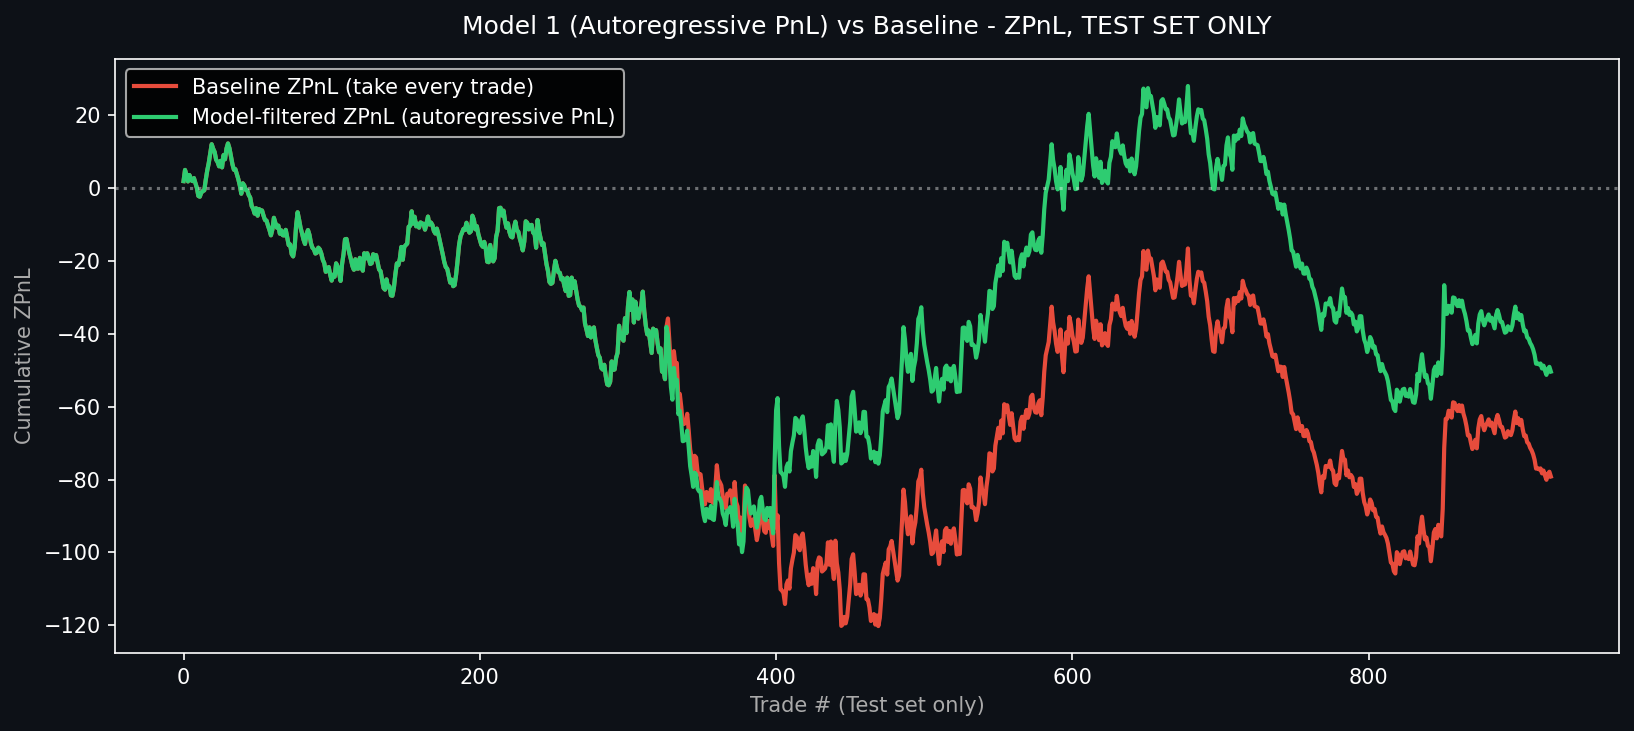

This figure's Python source:
"""
Model 1 (autoregressive PnL) — recovered from session transcript
e9e1dc13-550d-4fcd-9c75-3da972a3b99a.jsonl (was originally run ad-hoc via
Bash -c, not saved). Saved here now so it isn't lost again.

x = previous trade's PnL, y = current trade's PnL. Fit LinearRegression on
first 75% (Train, chronological), predict on remaining 25% (Test).
Decision rule: signal = sign(y_hat); trade_return = signal * zpnl
  - y_hat > 0  -> take the trade as-is (signal=+1)
  - y_hat < 0  -> FLIP the trade's sign (signal=-1), not skip
  - y_hat == 0 -> zero out (signal=0)
Produces 18_model1_test_vs_baseline_zpnl.png
"""
import pandas as pd
import numpy as np
import matplotlib.pyplot as plt
from sklearn.linear_model import LinearRegression


def zerodha_short(entry, exit_price):
    brok = min(0.0003 * entry, 20) + min(0.0003 * exit_price, 20)
    stt = entry * 0.00025
    txn = (entry + exit_price) * 0.0000307
    sebi = (entry + exit_price) * 0.000001
    stamp = exit_price * 0.000003
    gst = 0.18 * (brok + txn + sebi)
    return brok + stt + txn + sebi + stamp + gst


trades = pd.read_csv('TATAMOTORS_2015-2025_trade_log_with_memory_feature.csv')
trades.columns = trades.columns.str.strip()
trades['entry_dt'] = pd.to_datetime(trades['entry_dt'])
trades = trades.sort_values('entry_dt').reset_index(drop=True)
trades['zpnl'] = trades.apply(lambda r: r['pnl'] - zerodha_short(r['entry'], r['exit_price']), axis=1)
trades['prev_trade_pnl'] = trades['pnl'].shift(1)
trades = trades.dropna(subset=['prev_trade_pnl']).reset_index(drop=True)

n = len(trades)
train_n = int(n * 0.75)
train = trades.iloc[:train_n]
test = trades.iloc[train_n:].copy()

model = LinearRegression()
model.fit(train[['prev_trade_pnl']], train['pnl'])

test['y_hat'] = model.predict(test[['prev_trade_pnl']])
test['signal'] = np.sign(test['y_hat'])
test['trade_return_z'] = test['signal'] * test['zpnl']

test['cum_baseline_z'] = test['zpnl'].cumsum()
test['cum_model_z'] = test['trade_return_z'].cumsum()

plt.style.use('dark_background')
fig, ax = plt.subplots(figsize=(11, 5))
fig.patch.set_facecolor('#0d1117'); ax.set_facecolor('#0d1117')

ax.plot(range(len(test)), test['cum_baseline_z'].values, label='Baseline ZPnL (take every trade)', color='#e74c3c', linewidth=2)
ax.plot(range(len(test)), test['cum_model_z'].values, label='Model-filtered ZPnL (autoregressive PnL)', color='#2ecc71', linewidth=2)
ax.axhline(0, color='white', linestyle=':', alpha=0.4)
ax.set_xlabel('Trade # (Test set only)', color='#aaa')
ax.set_ylabel('Cumulative ZPnL', color='#aaa')
ax.set_title('Model 1 (Autoregressive PnL) vs Baseline - ZPnL, TEST SET ONLY', color='white', fontsize=12, pad=12)
ax.legend()
plt.tight_layout()
plt.savefig('18_model1_test_vs_baseline_zpnl.png', dpi=150, bbox_inches='tight', facecolor=fig.get_facecolor())
print(f'w={model.coef_[0]:.6f}  b={model.intercept_:.6f}')
print(f'Baseline final cum ZPnL: {test["cum_baseline_z"].iloc[-1]:.2f}')
print(f'Model final cum ZPnL: {test["cum_model_z"].iloc[-1]:.2f}')
print()
print('First 2 Test-set trades:')
print(test[['entry_dt', 'prev_trade_pnl', 'pnl', 'zpnl', 'y_hat', 'signal', 'trade_return_z']].head(2).to_string())
